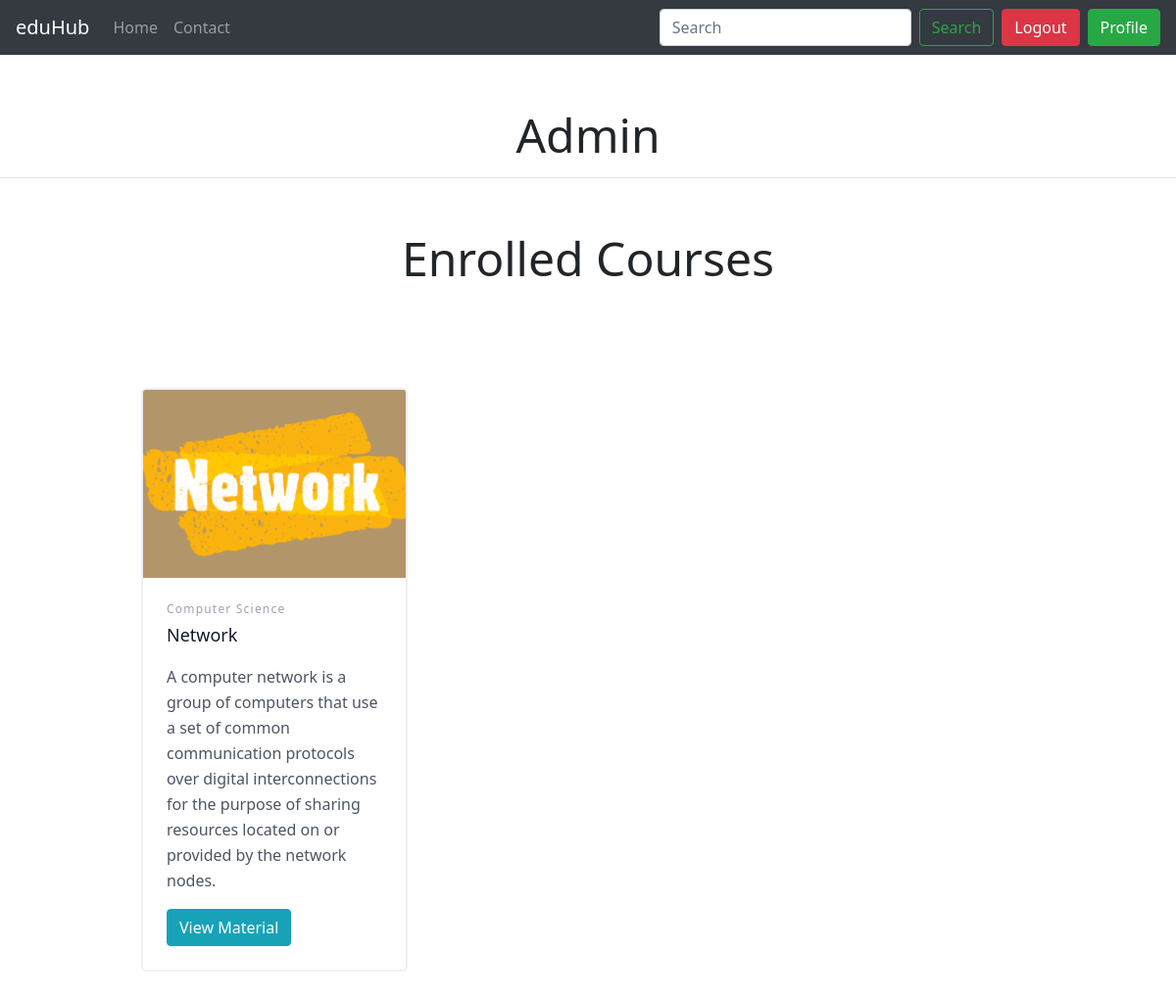
Screenshot of /profile/Admin (signed in) with the database file from the repository.
### eduHub/models.py (models this page shows, shortened)
class User(AbstractUser):
    enrolled_courses = models.ManyToManyField('Course', blank=True)

class Course(models.Model):
    thumbnail = models.ImageField(upload_to='thumbnails')
    desc = models.TextField()
    title = models.TextField(default="")
    category = models.TextField(default="")
    posts = models.ManyToManyField(Post, blank=True)
    id = models.AutoField(primary_key=True)
    enrolled_users = models.ManyToManyField(User, blank=True, default='0')

### eduHub/views.py (the view)
# urls.py: path("profile/<str:username>", views.profile, name="profile"),
def profile(request, username):
    if request.user.username == username:
        user = User.objects.get(username=username)
        return render(request, "profile.html", {
            "courses":user.enrolled_courses.all()
        })

### eduHub/templates/profile.html (shortened to what this page needs)
{% extends "layout.html" %}
{% block body %}
<center><h1 class="username" style="padding-bottom: 14px;">{{request.user.username}}</h1></center>
<hr>
<center><h1 class="username">Enrolled Courses</h1></center>
<link href="https://unpkg.com/tailwindcss@^2/dist/tailwind.min.css" rel="stylesheet">
<section class="text-gray-600 body-font">
    <div class="container px-5 py-24 mx-auto">
      <div class="flex flex-wrap -m-4">
        {% for course in courses %}
        <div class="p-4 md:w-1/3">
          <div class="h-full border-2 border-gray-200 border-opacity-60 rounded-lg overflow-hidden">
            <img class="lg:h-48 md:h-36 w-full object-cover object-center" src="{{course.thumbnail.url}}" alt="blog">
            <div class="p-6">
              <h2 class="tracking-widest text-xs title-font font-medium text-gray-400 mb-1">{{course.category}}</h2>
              <h1 class="title-font text-lg font-medium text-gray-900 mb-3">{{course.title}}</h1>
              <p class="leading-relaxed mb-3">{{course.desc}}</p>
              <div class="flex items-center flex-wrap ">
                <a href="/viewMaterial/{{course.id}}">
                  <button type="button" class="btn btn-info">View Material</button>
                </a>
              </div>
            </div>
          </div>
        </div>
        {% endfor %}
      </div>
    </div>
</section>
{% endblock %}

### eduHub/templates/profile.html (style rules this page uses)
.username { margin-top: 53px; font-size: xxx-large; font-weight: unset; }

### rows the page displays
User: user.username "Admin"
Course: thumbnail (picture), category "Computer Science", title "Network", desc "A computer network is a group of computers that use a set of common communication protocols over digital interconnections for the purpose of sharing resources located on or provided by the network nodes."
